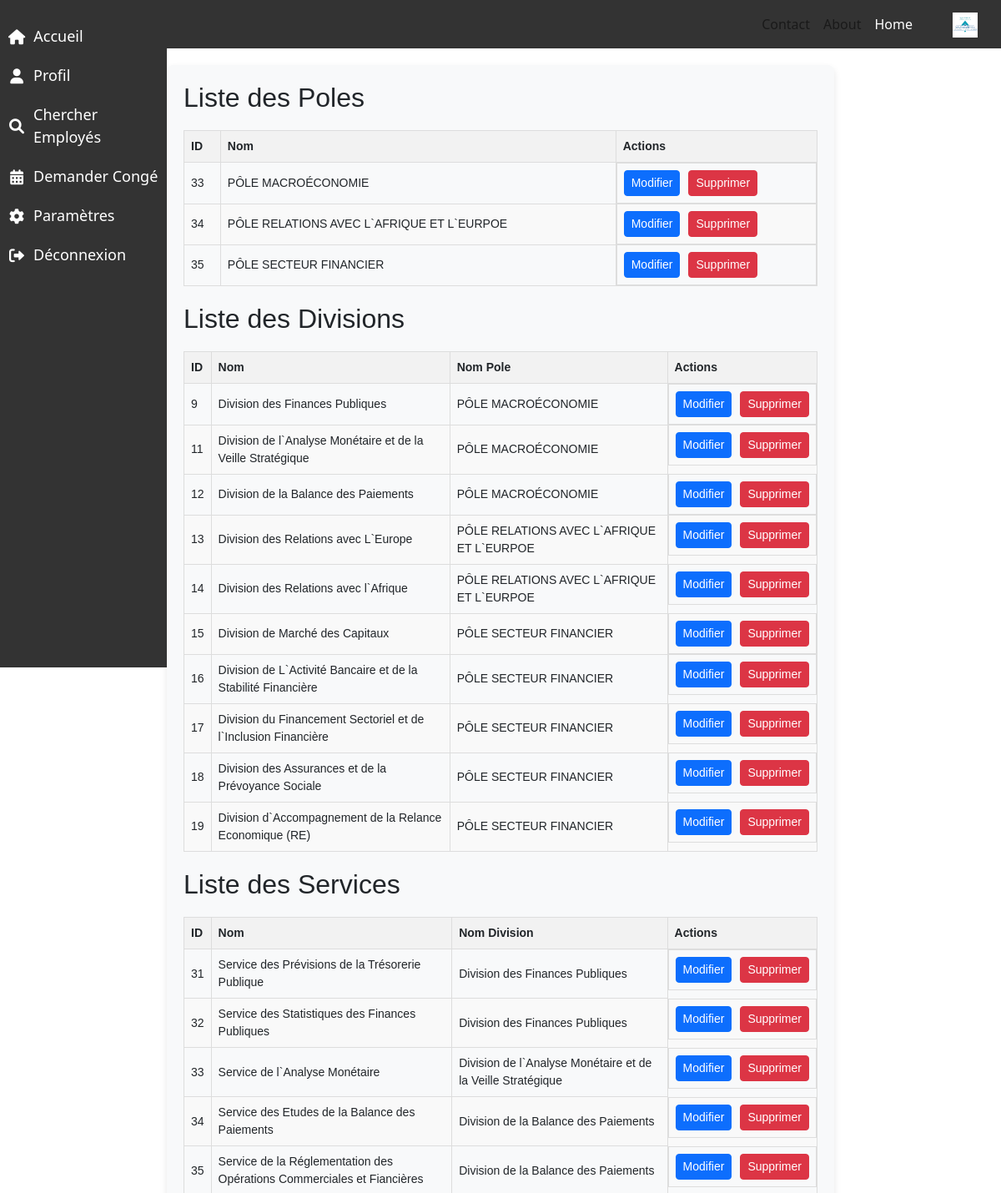
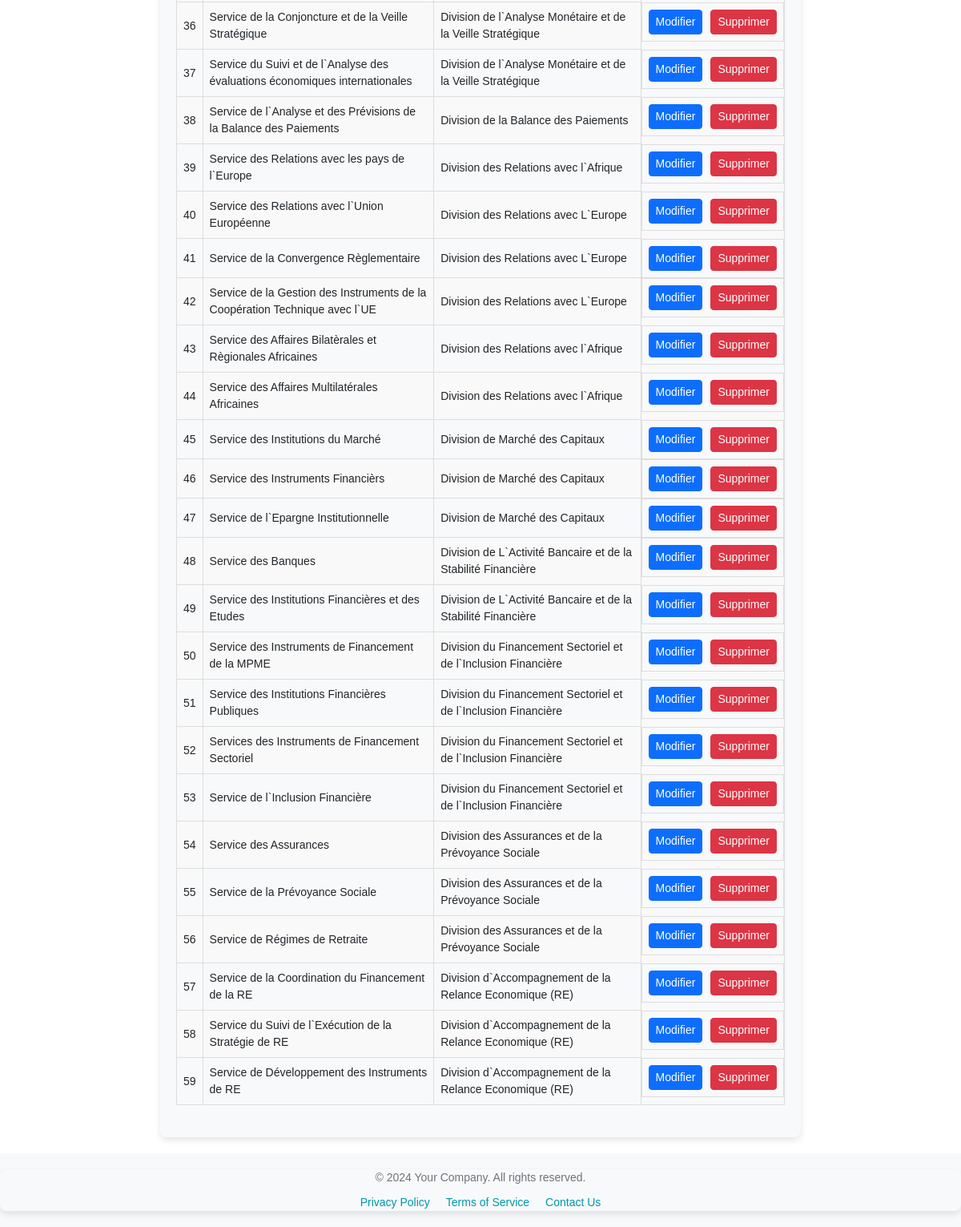
The page /Modification/liste_branche.php on the database its author committed (2 pictures, top to bottom).
### tables this page shows
CREATE TABLE `poles` (
  `id` int(11) NOT NULL,
  `nom` varchar(255) DEFAULT NULL,
  `nom_directeur` varchar(255) DEFAULT NULL
);

CREATE TABLE `departement` (
  `id` int(11) NOT NULL,
  `nom` varchar(255) NOT NULL,
  `nom_directeur` varchar(255) DEFAULT NULL,
  `nom_pole` varchar(255) DEFAULT NULL,
  `pole_id` int(11) DEFAULT NULL
);

CREATE TABLE `services` (
  `id` int(11) NOT NULL,
  `nom` varchar(255) NOT NULL,
  `nom_chef` varchar(255) DEFAULT NULL,
  `id_departement` int(11) DEFAULT NULL,
  `nom_departement` varchar(255) NOT NULL
);

### Modification/liste_branche.php (the view, shortened to what this page needs)
<?php
require_once '../backend/db.php';
$poles = [];
$result = $conn->query("SELECT id, nom FROM poles");
if ($result) {
    while ($row = $result->fetch_assoc()) {
        $poles[] = $row;
    }
}
$departments = [];
$result = $conn->query("SELECT id, nom, nom_pole FROM departement");
if ($result) {
    while ($row = $result->fetch_assoc()) {
        $departments[] = $row;
    }
}
$services = [];
$result = $conn->query("SELECT services.id, services.nom, departement.nom AS nom_departement FROM services JOIN departement ON services.id_departement = departement.id");
if ($result) {
    while ($row = $result->fetch_assoc()) {
        $services[] = $row;
    }
}
?>
<!DOCTYPE html>
<html lang="en">
<head>
    <link rel="stylesheet" href="https://stackpath.bootstrapcdn.com/bootstrap/4.5.2/css/bootstrap.min.css">
    <?php include '../pages/boot.php'; ?>
</head>
<body>
<?php include '../pages/side.php'; ?>
<?php include '../pages/navbar.php'; ?>
<div class="container main-content">
    <h2>Liste des Poles</h2>
    <table>
        <thead>
            <tr>
                <th>ID</th>
                <th>Nom</th>
                <th>Actions</th>
            </tr>
        </thead>
        <tbody>
            <?php foreach ($poles as $pole): ?>
                <tr>
                    <td><?php echo htmlspecialchars($pole['id']); ?></td>
                    <td><?php echo htmlspecialchars($pole['nom']); ?></td>
                    <td class="action-buttons">
                        <button class="btn btn-primary btn-sm" data-toggle="modal" data-target="#modifyModal" data-id="<?php echo $pole['id']; ?>" data-type="pole">Modifier</button>
                        <button class="btn btn-danger btn-sm" data-toggle="modal" data-target="#deleteModal" data-id="<?php echo $pole['id']; ?>" data-type="pole">Supprimer</button>
                    </td>
                </tr>
            <?php endforeach; ?>
        </tbody>
    </table>
    <h2>Liste des Divisions</h2>
    <table>
        <thead>
            <tr>
                <th>ID</th>
                <th>Nom</th>
                <th>Nom Pole</th>
                <th>Actions</th>
            </tr>
        </thead>
        <tbody>
            <?php foreach ($departments as $department): ?>
                <tr>
                    <td><?php echo htmlspecialchars($department['id']); ?></td>
                    <td><?php echo htmlspecialchars($department['nom']); ?></td>
                    <td><?php echo htmlspecialchars($department['nom_pole']); ?></td>
                    <td class="action-buttons">
                        <button class="btn btn-primary btn-sm" data-toggle="modal" data-target="#modifyModal" data-id="<?php echo $department['id']; ?>" data-type="department">Modifier</button>
                        <button class="btn btn-danger btn-sm" data-toggle="modal" data-target="#deleteModal" data-id="<?php echo $department['id']; ?>" data-type="department">Supprimer</button>
                    </td>
                </tr>
            <?php endforeach; ?>
        </tbody>
    </table>
<h2>Liste des Services</h2>
<table>
    <thead>
        <tr>
            <th>ID</th>
            <th>Nom</th>
            <th>Nom Division</th>
            <th>Actions</th>
        </tr>
    </thead>
    <tbody>
        <?php foreach ($services as $service): ?>
            <tr>
                <td><?php echo htmlspecialchars($service['id']); ?></td>
                <td><?php echo htmlspecialchars($service['nom']); ?></td>
                <td><?php echo htmlspecialchars($service['nom_departement']); ?></td>
                <td class="action-buttons">
                    <button class="btn btn-primary btn-sm" data-toggle="modal" data-target="#modifyModal" data-id="<?php echo $service['id']; ?>" data-type="service">Modifier</button>
                    <button class="btn btn-danger btn-sm" data-toggle="modal" data-target="#deleteModal" data-id="<?php echo $service['id']; ?>" data-type="service">Supprimer</button>
                </td>
            </tr>
        <?php endforeach; ?>
    </tbody>
</table>
</div>
<?php include '../pages/footer.php'; ?>
</body>
</html>

### pages/nav.php (style rules this page uses)
.main-content { margin-left: 250px; padding: 20px; }

### Modification/liste_branche.php (style rules this page uses)
.container { font-family: "Arial", sans-serif; font-size: 14px; max-width: 800px; margin: 20px auto; background-color: #f8f9fa; padding: 20px; border-radius: 8px; box-shadow: 0 4px 8px rgba(0, 0, 0, 0.1); }
table { width: 100%; border-collapse: collapse; margin: 20px 0; }
table, th, td { border: 1px solid #ddd; }
th, td { padding: 8px; text-align: left; }
th { background-color: #f2f2f2; }
tr:nth-child(even) { background-color: #f9f9f9; }
.action-buttons { display: flex; gap: 10px; }

### rows shown on the page
poles: id "33", nom "PÔLE MACROÉCONOMIE"
poles: id "34", nom "PÔLE RELATIONS AVEC L`AFRIQUE ET L`EURPOE"
poles: id "35", nom "PÔLE SECTEUR FINANCIER"
departement: id "9", nom "Division des Finances Publiques", nom_pole "PÔLE MACROÉCONOMIE"
departement: id "11", nom "Division de l`Analyse Monétaire et de la Veille Stratégique", nom_pole "PÔLE MACROÉCONOMIE"
departement: id "12", nom "Division de la Balance des Paiements", nom_pole "PÔLE MACROÉCONOMIE"
departement: id "13", nom "Division des Relations avec L`Europe", nom_pole "PÔLE RELATIONS AVEC L`AFRIQUE ET L`EURPOE"
departement: id "14", nom "Division des Relations avec l`Afrique", nom_pole "PÔLE RELATIONS AVEC L`AFRIQUE ET L`EURPOE"
departement: id "15", nom "Division de Marché des Capitaux", nom_pole "PÔLE SECTEUR FINANCIER"
departement: id "16", nom "Division de L`Activité Bancaire et de la Stabilité Financière", nom_pole "PÔLE SECTEUR FINANCIER"
departement: id "17", nom "Division du Financement Sectoriel et de l`Inclusion Financière", nom_pole "PÔLE SECTEUR FINANCIER"
departement: id "18", nom "Division des Assurances et de la Prévoyance Sociale", nom_pole "PÔLE SECTEUR FINANCIER"
departement: id "19", nom "Division d`Accompagnement de la Relance Economique (RE)", nom_pole "PÔLE SECTEUR FINANCIER"
services: id "31", nom "Service des Prévisions de la Trésorerie Publique", id_departement.nom "Division des Finances Publiques"
services: id "32", nom "Service des Statistiques des Finances Publiques", id_departement.nom "Division des Finances Publiques"
services: id "33", nom "Service de l`Analyse Monétaire", id_departement.nom "Division de l`Analyse Monétaire et de la Veille Stratégique"
services: id "34", nom "Service des Etudes de la Balance des Paiements", id_departement.nom "Division de la Balance des Paiements"
services: id "35", nom "Service de la Réglementation des Opérations Commerciales et Fiancières", id_departement.nom "Division de la Balance des Paiements"
services: id "36", nom "Service de la Conjoncture et de la Veille Stratégique", id_departement.nom "Division de l`Analyse Monétaire et de la Veille Stratégique"
services: id "37", nom "Service du Suivi et de l`Analyse des évaluations économiques internationales", id_departement.nom "Division de l`Analyse Monétaire et de la Veille Stratégique"
services: id "38", nom "Service de l`Analyse et des Prévisions de la Balance des Paiements", id_departement.nom "Division de la Balance des Paiements"
services: id "39", nom "Service des Relations avec les pays de l`Europe", id_departement.nom "Division des Relations avec l`Afrique"
services: id "40", nom "Service des Relations avec l`Union Européenne", id_departement.nom "Division des Relations avec L`Europe"
services: id "41", nom "Service de la Convergence Règlementaire", id_departement.nom "Division des Relations avec L`Europe"
services: id "42", nom "Service de la Gestion des Instruments de la Coopération Technique avec l`UE", id_departement.nom "Division des Relations avec L`Europe"
services: id "43", nom "Service des Affaires Bilatèrales et Règionales Africaines", id_departement.nom "Division des Relations avec l`Afrique"
services: id "44", nom "Service des Affaires Multilatérales Africaines", id_departement.nom "Division des Relations avec l`Afrique"
services: id "45", nom "Service des Institutions du Marché", id_departement.nom "Division de Marché des Capitaux"
services: id "46", nom "Service des Instruments Financièrs", id_departement.nom "Division de Marché des Capitaux"
services: id "47", nom "Service de l`Epargne Institutionnelle", id_departement.nom "Division de Marché des Capitaux"
services: id "48", nom "Service des Banques", id_departement.nom "Division de L`Activité Bancaire et de la Stabilité Financière"
services: id "49", nom "Service des Institutions Financières et des Etudes", id_departement.nom "Division de L`Activité Bancaire et de la Stabilité Financière"
services: id "50", nom "Service des Instruments de Financement de la MPME", id_departement.nom "Division du Financement Sectoriel et de l`Inclusion Financière"
services: id "51", nom "Service des Institutions Financières Publiques", id_departement.nom "Division du Financement Sectoriel et de l`Inclusion Financière"
services: id "52", nom "Services des Instruments de Financement Sectoriel", id_departement.nom "Division du Financement Sectoriel et de l`Inclusion Financière"
services: id "53", nom "Service de l`Inclusion Financière", id_departement.nom "Division du Financement Sectoriel et de l`Inclusion Financière"
services: id "54", nom "Service des Assurances", id_departement.nom "Division des Assurances et de la Prévoyance Sociale"
services: id "55", nom "Service de la Prévoyance Sociale", id_departement.nom "Division des Assurances et de la Prévoyance Sociale"
services: id "56", nom "Service de Régimes de Retraite", id_departement.nom "Division des Assurances et de la Prévoyance Sociale"
services: id "57", nom "Service de la Coordination du Financement de la RE", id_departement.nom "Division d`Accompagnement de la Relance Economique (RE)"
services: id "58", nom "Service du Suivi de l`Exécution de la Stratégie de RE", id_departement.nom "Division d`Accompagnement de la Relance Economique (RE)"
services: id "59", nom "Service de Développement des Instruments de RE", id_departement.nom "Division d`Accompagnement de la Relance Economique (RE)"
